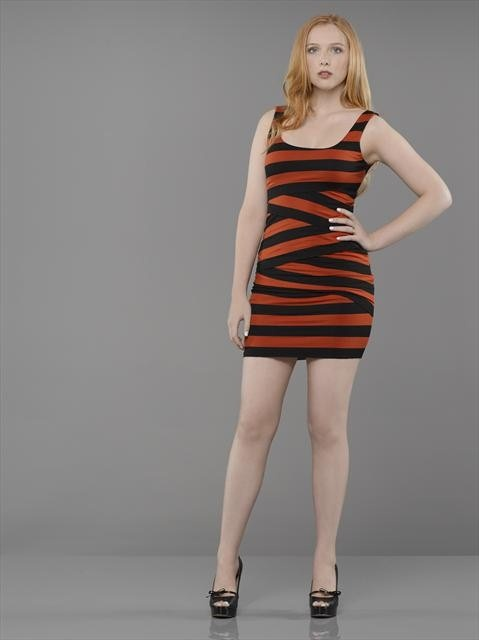
#> input picture imagens/img1.jpg, 479 x 640 px
$ python 'Aula 1 - Reconhecimento Facial com OpenCV.py'
#> lines starting #> are read from the running program, lines starting #| are printed output that depends on the picture; after the words box and inside, x2 and y2 are one past the last pixel; in counts of white or black regions, pixels touching at a corner belong together
import cv2

carregaAlgoritmo = cv2.CascadeClassifier('haarcascades/haarcascade_frontalface_default.xml')
imagem = cv2.imread('imagens/img1.jpg')
#> imagem is the input picture: shape (640, 479, 3); mean B, G, R 126.5, 128.9, 135.9
cinza = cv2.cvtColor(imagem, cv2.COLOR_BGR2GRAY)
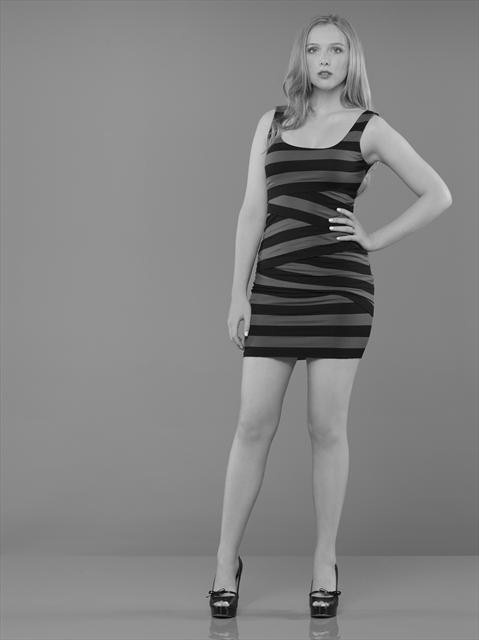
#> cinza: shape (640, 479); min 0, max 245, mean 130.8
faces = carregaAlgoritmo.detectMultiScale(cinza)
#> faces = [[294, 26, 62, 62]]
print(faces)
#| [[294  26  62  62]]

for (x, y, l, a) in faces:
    cv2.rectangle(imagem, (x, y), (x + l, y + a), (0, 255, 0), 2)
#> this loop made 1 pass
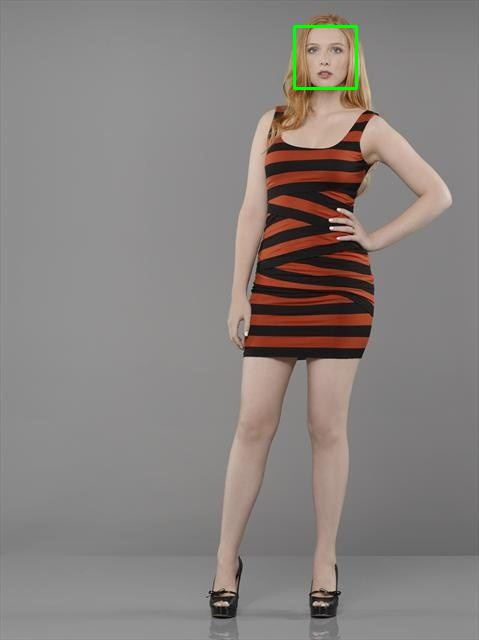
#> imagem: shape (640, 479, 3); 0.24% of pixels changed, all inside (x1, y1, x2, y2) = (293, 25, 358, 90)

cv2.imshow('Faces', imagem)
cv2.waitKey()

$ run again, with imagens/img2.jpg copied over imagens/img1.jpg
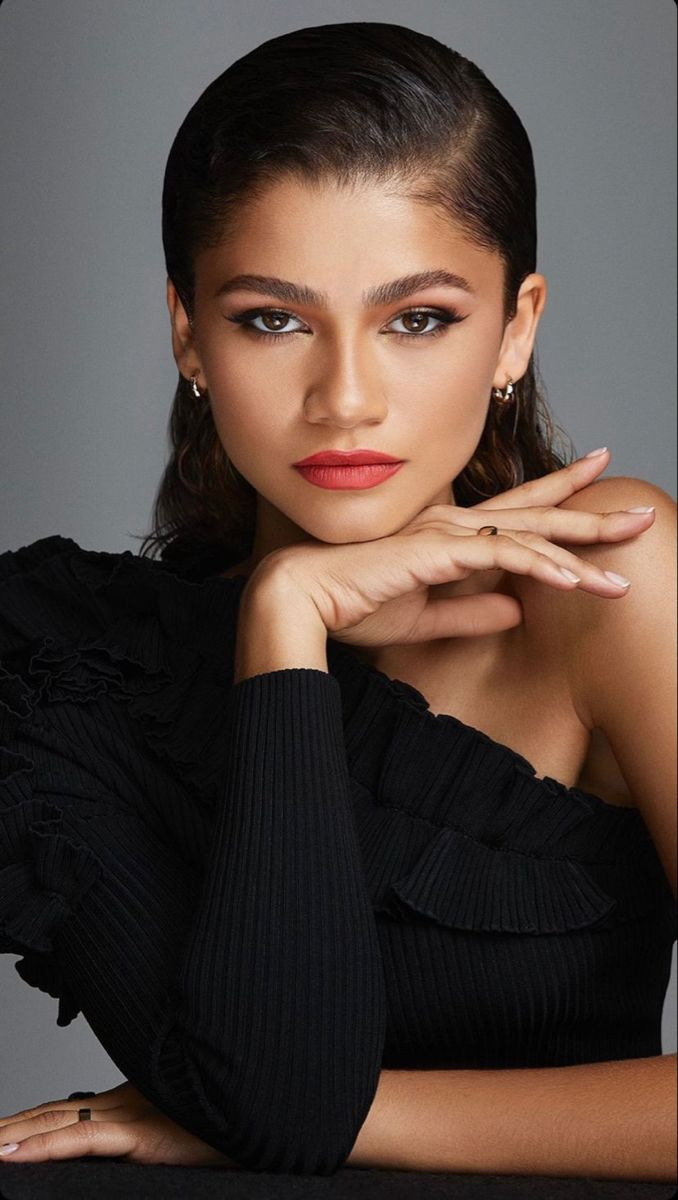
#> input picture imagens/img2.jpg, 678 x 1200 px
#> imagem is the input picture: shape (1200, 678, 3); mean B, G, R 61.5, 68.3, 82.8
#> `cinza = cv2.cvtColor(imagem, cv2.COLOR_BGR2GRAY)`:
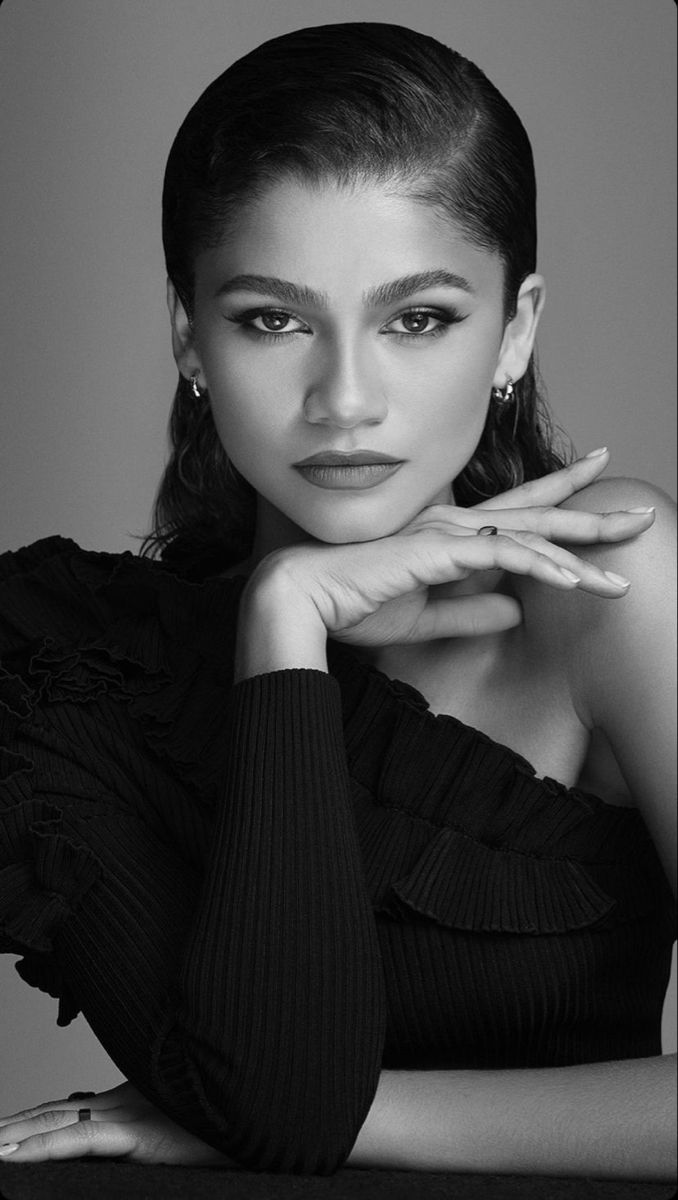
#> cinza: shape (1200, 678); min 0, max 254, mean 71.9
#> faces = [[165, 180, 365, 365]]
#| [[165 180 365 365]]
#> the loop `for (x, y, l, a) in faces:` made 1 pass
#> after the loop `for (x, y, l, a) in faces:`:
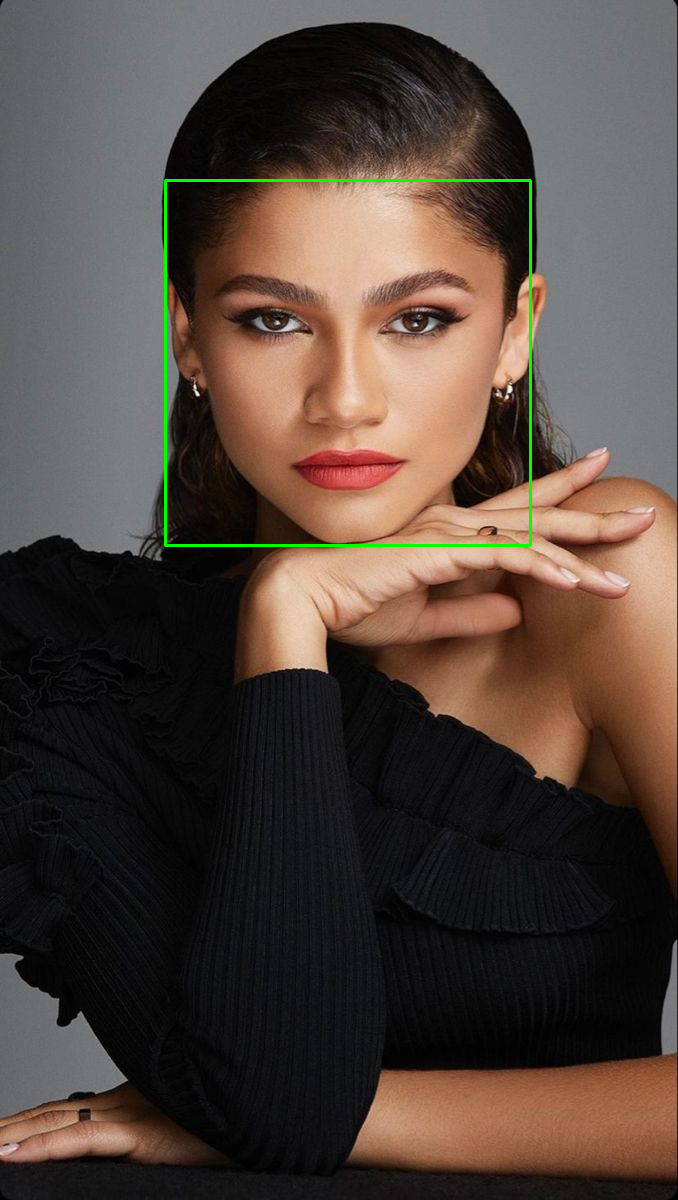
#> imagem: shape (1200, 678, 3); 0.54% of pixels changed, all inside (x1, y1, x2, y2) = (164, 179, 532, 547)

$ run again, with imagens/img4.jpg copied over imagens/img1.jpg
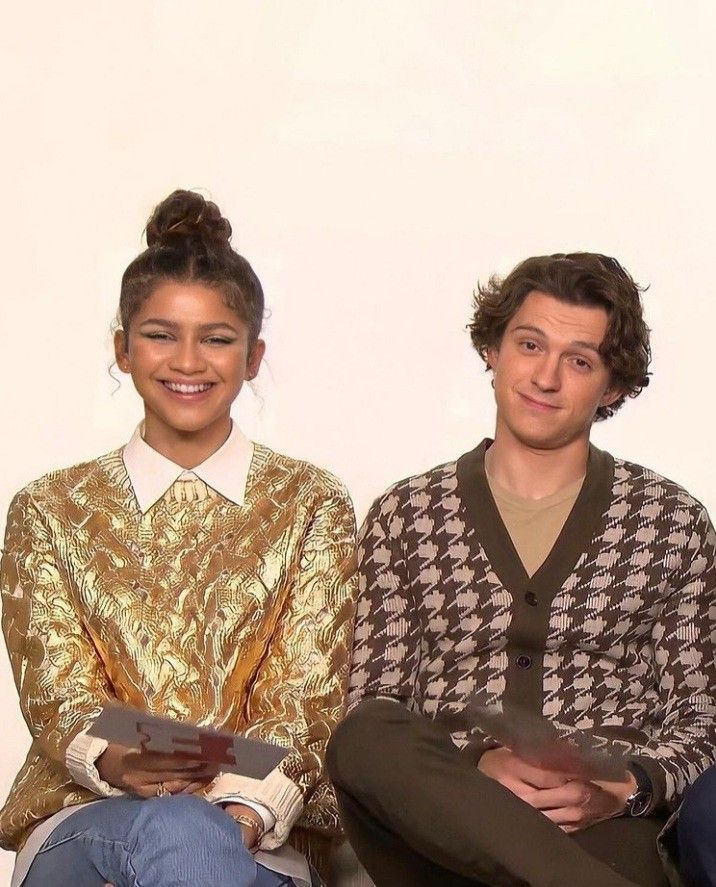
#> input picture imagens/img4.jpg, 716 x 887 px
#> imagem is the input picture: shape (887, 716, 3); mean B, G, R 147.3, 163.1, 185.5
#> `cinza = cv2.cvtColor(imagem, cv2.COLOR_BGR2GRAY)`:
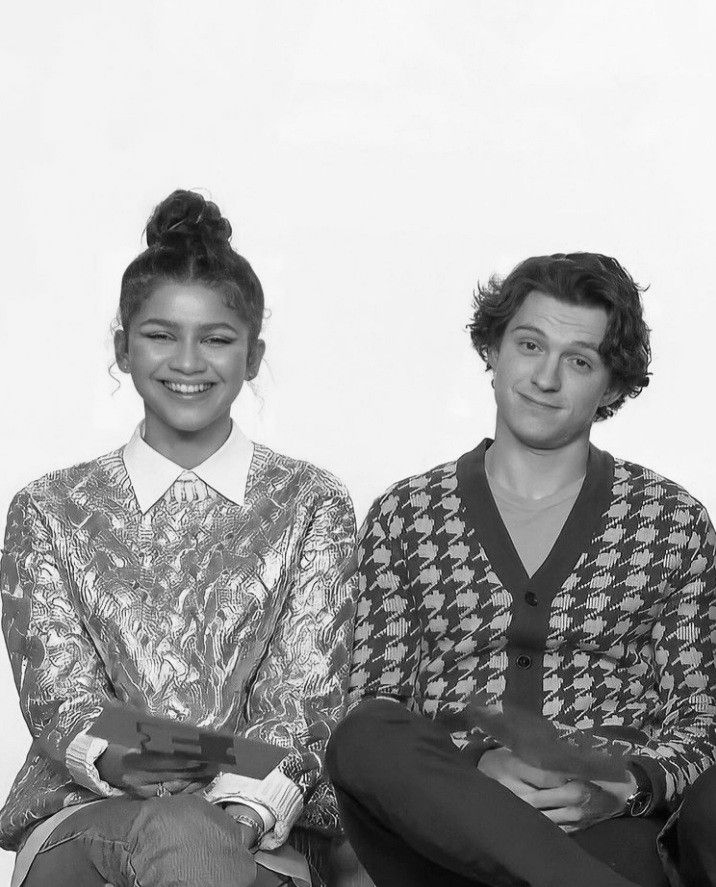
#> cinza: shape (887, 716); min 0, max 254, mean 168
#> faces = [[485, 452, 64, 64], [348, 616, 72, 72], [2, 625, 81, 81], [120, 283, 134, 134], [485, 299, 136, 136]]
#| [[485 452  64  64]
#|  [348 616  72  72]
#|  [  2 625  81  81]
#|  [120 283 134 134]
#|  [485 299 136 136]]
#> the loop `for (x, y, l, a) in faces:` made 5 passes
#> after the loop `for (x, y, l, a) in faces:`:
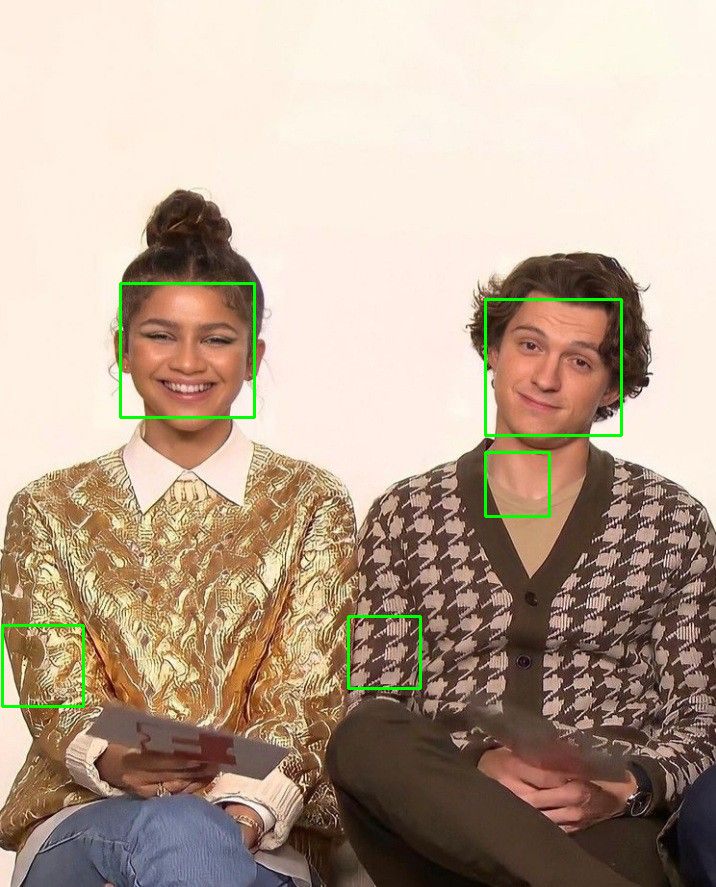
#> imagem: shape (887, 716, 3); 0.92% of pixels changed, all inside (x1, y1, x2, y2) = (1, 282, 623, 708)

$ run again, with imagens/img5.jpg copied over imagens/img1.jpg
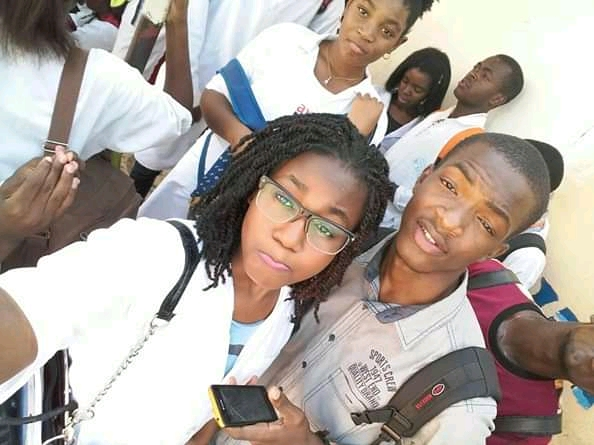
#> input picture imagens/img5.jpg, 594 x 445 px
#> imagem is the input picture: shape (445, 594, 3); mean B, G, R 157.7, 164.8, 175.4
#> `cinza = cv2.cvtColor(imagem, cv2.COLOR_BGR2GRAY)`:
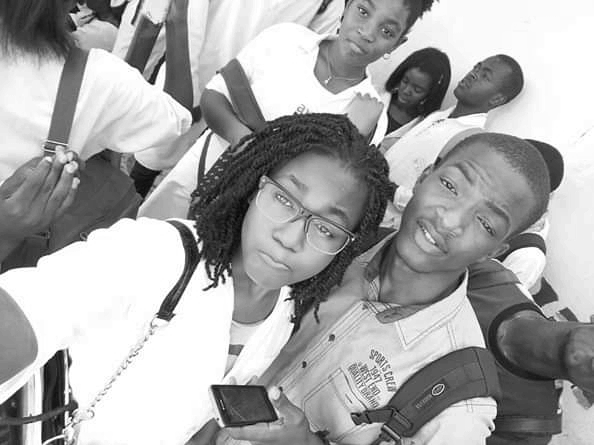
#> cinza: shape (445, 594); min 2, max 255, mean 167.2
#> faces = [[290, 185, 72, 72]]
#| [[290 185  72  72]]
#> the loop `for (x, y, l, a) in faces:` made 1 pass
#> after the loop `for (x, y, l, a) in faces:`:
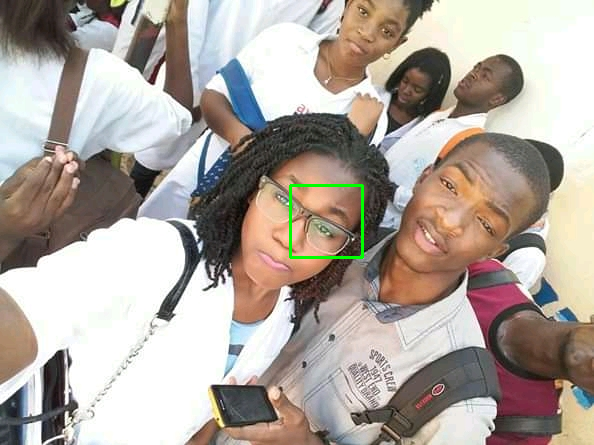
#> imagem: shape (445, 594, 3); 0.33% of pixels changed, all inside (x1, y1, x2, y2) = (289, 184, 364, 259)
